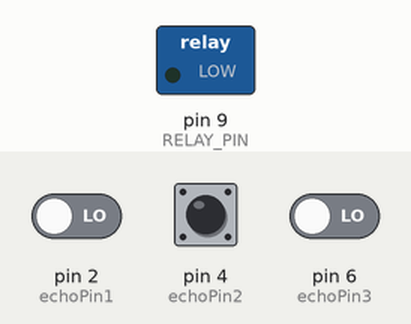
Recording of a sketch running on a simulated Arduino Uno, built with avr-gcc and run on an emulated ATmega328P. Parts: switched loads named in the sketch (green lamp = pin HIGH). Inputs (shaded band) come from the test bench; at power-on: pin 4 (echoPin2) LOW, pin 2 (echoPin1) LOW, pin 6 (echoPin3) LOW. The modem accepts every AT command (registered, SIM ready, sends succeed) and sends nothing else; pins used as bus, display or sensor lines are not drawn.

Above: at 3.2 s.
3.3 s: pin 4 (echoPin2) pulsed HIGH 2 times (0.12 s each, 0.3 s apart)
At 5.7 s:
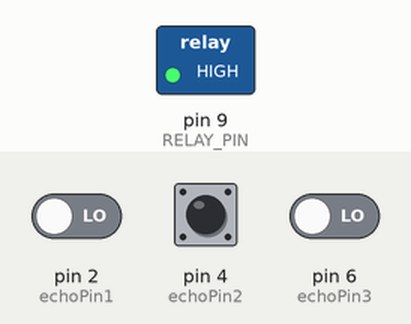
Timing chart, 0 to 7.2 s (numbered marks = the images above; inputs shaded):
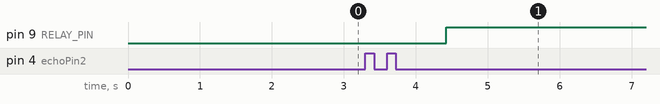

The sketch:

Farm.ino
```cpp
#include <SoftwareSerial.h>

#define trigPin1 1
#define echoPin1 2

#define trigPin2 3
#define echoPin2 4

#define trigPin3 5
#define echoPin3 6

#define GSM_TX 7
#define GSM_RX 8

#define RELAY_PIN 9

SoftwareSerial gsmSerial(GSM_TX, GSM_RX);

void setup(){
pinMode (trigPin1, OUTPUT);
pinMode (echoPin1, INPUT);

pinMode (trigPin2, OUTPUT);
pinMode (echoPin2, INPUT);

pinMode (trigPin3, OUTPUT);
pinMode (echoPin3, INPUT);

pinMode(RELAY_PIN, OUTPUT);

Serial.begin(9600);
gsmSerial.begin(9600);
delay(1000);

gsmSerial.println("AT+CMGF=1");
delay(1000);
}

void loop(){
float duration1, distance1, duration2, distance2, duration3, distance3;

digitalWrite(RELAY_PIN, LOW);

digitalWrite(trigPin1, LOW);
delay(2);
digitalWrite(trigPin1, HIGH);
delay(10);
digitalWrite(trigPin1, LOW);

digitalWrite(trigPin2, LOW);
delay(2);
digitalWrite(trigPin2, HIGH);
delay(10);
digitalWrite(trigPin2, LOW);

digitalWrite(trigPin3, LOW);
delay(2);
digitalWrite(trigPin3, HIGH);
delay(10);
digitalWrite(trigPin3, LOW);

duration1 = pulseIn(echoPin1, HIGH);
duration2 = pulseIn(echoPin2, HIGH);
duration3 = pulseIn(echoPin3, HIGH);

distance1 = duration1 * 0.034 / 2;
distance2 = duration2 * 0.034 / 2;
distance3 = duration3 * 0.034 / 2;

if(distance1 >=  10 || distance2 >=  10 || distance3 >= 10){
digitalWrite (RELAY_PIN, HIGH);
sendSMS( "WAASSUP! FYI, PUMP IS ON AND TANKS ARE BEING FILLED!");
    delay(60000);
}
else if(distance1 <= 10 || distance2 <= 10 || distance3 <= 10){
digitalWrite (RELAY_PIN, LOW);
sendSMS("WAASSUP! FYI, PUMP IS OFF AND ALL TANKS ARE FULL!");
    delay(60000);
}
}

void sendSMS(String message) {
  // Command to set recipient phone number (replace XXXXXXXXXX with recipient's phone number)
  gsmSerial.println("AT+CMGS=\"XXXXXXXXXX\"");
  delay(1000);

  // Send the message
  gsmSerial.print(message);
  delay(100);

  // Send Ctrl+Z to indicate end of message
  gsmSerial.println((char)26);
  delay(1000);
}
```

Measured:
- after the input at 3.3 s, pin 9 (RELAY_PIN): LOW → HIGH after 1.1 s
